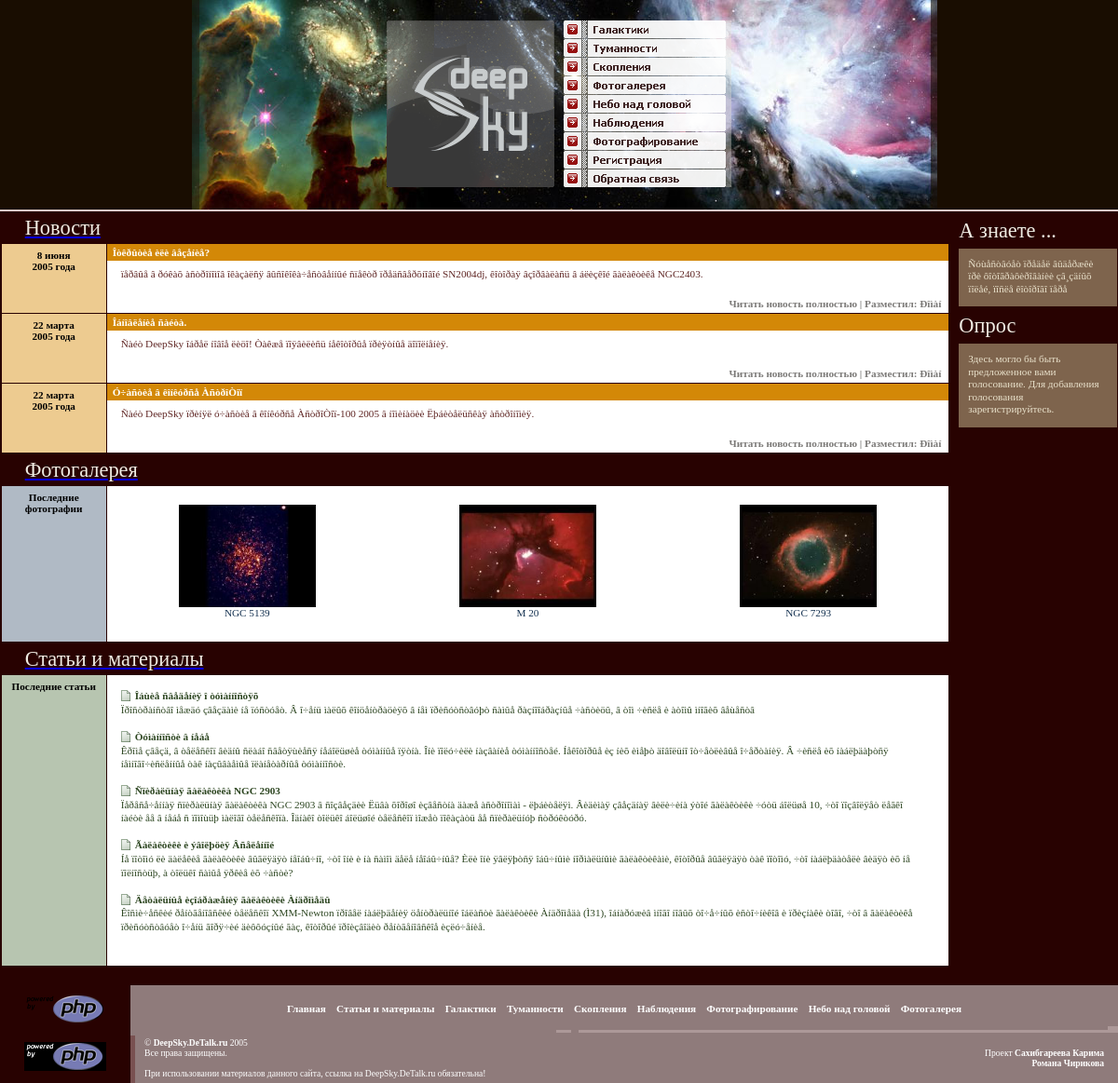
The page / on the database its author committed.
### tables this page shows
CREATE TABLE `news` (
  `id` int(10) NOT NULL auto_increment,
  `kid` int(10) NOT NULL default '1',
  `news_full` text NOT NULL,
  `news_short` text NOT NULL,
  `title` varchar(83) NOT NULL default '',
  `author` int(10) NOT NULL default '0',
  `status` varchar(8) NOT NULL default '',
  `date` int(10) NOT NULL default '0',
  PRIMARY KEY  (`id`)
);

CREATE TABLE `users` (
  `id` int(10) NOT NULL auto_increment,
  `name` varchar(83) NOT NULL default '',
  `pass` varchar(83) NOT NULL default '',
  `pravo` varchar(8) NOT NULL default '',
  `email` varchar(83) NOT NULL default '',
  `icq` varchar(8) NOT NULL default '',
  `url` varchar(83) NOT NULL default '',
  `date` int(10) NOT NULL default '0',
  PRIMARY KEY  (`id`)
);

CREATE TABLE `gal` (
  `id` int(10) NOT NULL auto_increment,
  `kid` int(10) NOT NULL default '0',
  `photo` varchar(83) NOT NULL default '',
  `author` varchar(83) NOT NULL default '',
  `url` varchar(33) NOT NULL default '',
  `objid` int(11) NOT NULL default '0',
  PRIMARY KEY  (`id`)
);

CREATE TABLE `articles` (
  `id` int(10) NOT NULL auto_increment,
  `kid` int(10) NOT NULL default '0',
  `about` text NOT NULL,
  `title` varchar(83) NOT NULL default '',
  `article` text NOT NULL,
  `status` varchar(6) NOT NULL default '',
  `readnum` int(15) NOT NULL default '0',
  `votenum` int(15) NOT NULL default '0',
  `voterate` int(150) NOT NULL default '0',
  `rate` decimal(10,2) NOT NULL default '0.00',
  `rateip` text NOT NULL,
  `rateids` text NOT NULL,
  `author` varchar(83) NOT NULL default '',
  `date` int(10) NOT NULL default '0',
  `objid` int(11) NOT NULL default '0',
  PRIMARY KEY  (`id`)
);

CREATE TABLE `tips` (
  `id` int(10) NOT NULL auto_increment,
  `tips` varchar(83) NOT NULL default '',
  PRIMARY KEY  (`id`)
);

### inc/config.php (called while the page is built, shortened)
<?
$t1 = 'users';
$t3 = 'news';
$t5 = 'articles';
$t9 = 'configs';
$t14 = 'tips';
$t16 = 'gal';
?>

### modules/functions.php (called while the page is built, shortened)
<?
function get_name ($id)
{
	global $db, $t1;
	$sql = mysqli_query ($db, "select name from ".$t1." where id = '$id'");
	$row = mysqli_fetch_array($sql);
	return $row['name'];
}
function conf ($what)
{
	global $db, $t9;
	$sql = mysqli_query ($db, "select v from ".$t9." where what = '".$what."' limit 1");
	$row = mysqli_fetch_array($sql);
	return $row['v'];
}
?>

### index.php (the view, shortened to what this page needs)
<?php
require_once 'inc/config.php';
include_once 'inc/head.php';
require_once 'modules/functions.php';
?>
<table style="width: 100%" cellspacing=1 cellpadding=0 class=news>
     <tr>
      <td colspan=2 class=hd><a href=show_news.php><h1>Новости</h1></a></td>
     </tr>
     <?
     $perindex = conf('news_index');
	 $sql = mysqli_query ($db, "select id, author, title, news_short, kid, date from ".$t3." where status = 'ok' order by id DESC limit ".$perindex."");
	 while ($row = mysqli_fetch_array($sql))
	 {
	 $date = getdate ($row['date']);
	$months = array(1=>"января", 2=>"февраля", 3=>"марта", 4=>"апреля", 5=>"мая", 6=>"июня", 7=>"июля", 8=>"августа", 9=>"сентября", 10=>"октября", 11=>"ноября", 12=>"декабря");
	$tdate =$date['mday']." ".$months[$date['mon']]."<BR>".$date['year']." года";
	 	echo"
	     <tr>
	      <td class=date>$tdate</td>
	      <td>
	       <table style=\"width: 100%; height: 100%\" cellspacing=0 cellpadding=0 class=news>
	        <tr>
	         <td class=nhd>".$row['title']."</td>
	        </tr>
	        <tr>
	         <td class=cont>
	          ".$row['news_short']."
	         </td>
	        </tr>
	        <tr>
	         <td class=hrefs><a href=\"show_news.php?act=read&id=".$row['id']."\">Читать новость полностью</a> | Разместил: ".get_name($row['author'])."</td>
	        </tr>
	       </table>
	      </td>
	     </tr>";
	 }
     ?>
    </table>
    <table style="width: 100%" cellspacing=1 cellpadding=0 class=photo>
     <tr>
      <td colspan=2 class=hd><a href="gal.php"><h1>Фотогалерея</h1></a></td>
     </tr>
     <tr>
      <td class=op>Последние фотографии</td>
      <td>
       <table style="width: 100%; height: 100%" cellspacing=0 cellpadding=0 class=photo>
         <?
	$sql = mysqli_query ($db, "select id, kid, photo, url from ".$t16." where 1 order by id desc limit 3");
	while ($row = mysqli_fetch_array($sql))
	{
		echo "<td class=cont>
          <a href=showpic.php?pid=".$row['id']."><img width=147 src=\"photos/small/".$row['url']."\" alt=\"".$row['photo']."\"></a><br>
          ".$row['photo']."
         </td>";
	}
        ?>
        </tr>
       </table>
      </td>
     </tr>
    </table>
    <table style="width: 100%" cellspacing=1 cellpadding=0 class=articles>
     <tr>
      <td colspan=2 class=hd><a href=show_articles.php><h1>Статьи и материалы</h1></a></td>
     </tr>
     <tr>
      <td class=op>Последние статьи</td>
      <td class=cont>
           <?
           $sql = mysqli_query ($db, "select title, id, about from ".$t5." where status = 'ok' order by date desc limit 5");
           while ($row = mysqli_fetch_array($sql))
           {
           echo "<a href=show_articles.php?act=read&aid=".$row['id'].">".$row['title']."</a><br>
           ".$row['about']."<br><br>";
           }
      	   ?>
      </td>
     </tr>
    </table>
<?
include 'inc/foot.php';
?>

### inc/head.php (shortened to what this page needs)
<!DOCTYPE HTML PUBLIC "-//W3C//DTD HTML 4.0 Transitional//EN">
<html>
<head>
</head>
<body>
 <table style="width: 100%; height: 100%" cellspacing=0 cellpadding=0>
  <tr>
   <td colspan=4 width=100% height=225>
    <table style="width: 100%; height: 225px; background-color: #190D01" cellspacing=0 cellpadding=0>
     <tr>
      <td style="background: url(img/head_l.jpg) no-repeat right top"><img alt="" src=img/spacer.gif width=180 height=1></td>
      <td width=370>
       <table style="width: 370px; height: 225px" cellspacing=0 cellpadding=0>
        <tr><td colspan=3 width=370 height=22 style="background: url(img/head_t.jpg) no-repeat left top"></td></tr>
        <tr>
         <td rowspan=9 width=180 height=179><a href=index.php><img alt="Deep Sky" width=180 height=179 src=img/head_logo.gif></a></td>
         <td rowspan=9 width=10 height=179 style="background: url(img/head_c.jpg) no-repeat left top"></td>
         <td width=180 height=19><a href=show_articles.php?kid=2><img alt="Галактики" width=180 height=19 src=img/head_mnu_1.gif></a></td>
        </tr>
        <tr><td width=180 height=20><a href=show_articles.php?kid=3><img alt="Туманности" width=180 height=20 src=img/head_mnu_2.gif></a></td></tr>
        <tr><td width=180 height=20><a href=show_articles.php?kid=4><img alt="Скопления" width=180 height=20 src=img/head_mnu_3.gif></a></td></tr>
        <tr><td width=180 height=20><a href=gal.php><img alt="Фотогалерея" width=180 height=20 src=img/head_mnu_4.gif></a></td></tr>
        <tr><td width=180 height=20><a href=calendar_select.php><img alt="Небо над головой" width=180 height=20 src=img/head_mnu_5.gif></a></td></tr>
        <tr><td width=180 height=20><a href=show_articles.php?kid=5><img alt="Наблюдения" width=180 height=20 src=img/head_mnu_6.gif></a></td></tr>
        <tr><td width=180 height=20><a href=show_articles.php?kid=6><img alt="Фотографирование" width=180 height=20 src=img/head_mnu_7.gif></a></td></tr>
        <tr><td width=180 height=20><?if (empty($_COOKIE['registered']) and emptY($_COOKIE['ngpe_id']))echo "<a href=reg.php><img alt=\"Регистрация\" width=180 height=20 src=img/head_mnu_8.gif></a>";else echo "<a href=login.php><img alt=\"Авторизация\" width=180 height=20 src=img/head_mnu_8_1.gif></a>";?></td></tr>
        <tr><td width=180 height=20><a href=feed_back.php><img alt="Обратная связь" width=180 height=20 src=img/head_mnu_9.gif></a></td></tr>
        <tr><td colspan=3 width=370 height=24 style="background: url(img/head_b.jpg) no-repeat left top"></td></tr>
       </table>
      </td>
      <td style="background: url(img/head_r.jpg) no-repeat left top"><img alt="" src=img/spacer.gif width=180 height=1></td>
     </tr>
    </table>
   </td>
  </tr>
  <tr>
   <td colspan=4 height=2 style="background-color: #DAC8C8"></td>
  </tr>
  <tr>
   <td style="vertical-align: top; padding-right: 10px;">

### inc/foot.php (shortened to what this page needs)
   <td style="width: 250px; vertical-align: top">
    <table style="width: 100%" cellspacing=0 cellpadding=0>
     <tr>
      <td class=rhd><h1>А знаете ...</h1></td>
     </tr>
     <tr>
      <td class=rcol>
	<?
	global $db, $t14;
	$sql = mysqli_query ($db, "select id from ".$t14." where 1");
	if(mysqli_num_rows($sql) > 0) {
	$id=array();
	while ($row = mysqli_fetch_array($sql))
	{
		$id[] = $row["id"];
	}
	shuffle($id);
	$sql = mysqli_query ($db, "select tips from ".$t14." where id = '$id[0]'");
	$row = mysqli_fetch_assoc($sql);
	if (!empty($row["tips"]))echo $row["tips"];
	}
	else echo"
	Если вы зарегистрируетесь, вы сможете добавлять статьи и файлы. А со временем вы также сможете добавлять свои голосования и фотографии.
	";?></td>
     </tr>
     <tr>
      <td class=rhd><h1>Опрос</h1></td>
     </tr>
     <tr>
      <td class=rcol>
	  <?
	  function specmainlist()
	  {
	  	global $db, $t12, $t13, $_COOKIE;
	  	$err = array(
	  	1=>"Здесь могло бы быть предложенное вами голосование. Для добавления голосования зарегистрируйтесь.&nbsp;&nbsp;&nbsp;&nbsp;&nbsp;&nbsp;");
	  	$sql = mysqli_query ($db, "select id from ".$t12." where active = '1'");
	  	$voteids = array();
	  	while ($row = mysqli_fetch_array($sql))
	  	{
	  		$voteids[] = $row['id'];
	  	}
	  	if (count($voteids)>1)
	  	{
	  		if ($voteshowok!=1)
	  		$errkod=1;
	  	}
	  	elseif (count($voteids)==1)
	  	{
	  		if (!speccheck_if_vote($voteids[0]))
	  		specvote_form($voteids[0]);
	  		else
	  		$errkod=1;
	  	}
	  	else
	  	{
	  		$errkod=1;
	  	}
	  	if (!empty($errkod))
	  	echo $err[$errkod];
	  }
	  function speccheck_if_vote($id)
	  {
	  	global $db, $_COOKIE, $t12;
	  	if (isset($_COOKIE['cms_vote_label_id_'.$id]) && $_COOKIE['cms_vote_label_id_'.$id]=="1")
	  	return 1;
	  	else
	  	{
	  		$row = mysqli_fetch_array(mysqli_query($db, "select voteips, voteids from ".$t12." where id = '".$id."' limit 1"));
	  		$ip = getip();
	  		$ips = explode(";", $row["voteips"]);
	  		foreach ($ips as $uip)
	  		{
	  			if ($ip==$uip)
	  			return 1;
	  		}
	  	}
	  	return 0;
	  }
specmainlist();?>
      </td>
     </tr>
    </table>
   </td>
  <tr><td colspan=2 style="height: 20px">&nbsp;</td></tr>
  <tr>
   <td colspan=4>
    <table style="width: 100%" cellspacing=0 cellpadding=0>
     <tr>
      <td width=120 class=counter><img src=php.png alt="counter"></td>
      <td class=foot_mnu>
       <a href=index.php>Главная</a>&nbsp;&nbsp;&nbsp;
       <a href=show_articles.php>Статьи и материалы</a>&nbsp;&nbsp;&nbsp;
       <a href=show_articles.php?kid=2>Галактики</a>&nbsp;&nbsp;&nbsp;
       <a href=show_articles.php?kid=3>Туманности</a>&nbsp;&nbsp;&nbsp;
       <a href=show_articles.php?kid=4>Скопления</a>&nbsp;&nbsp;&nbsp;
       <a href=show_articles.php?kid=5>Наблюдения</a>&nbsp;&nbsp;&nbsp;
       <a href=show_articles.php?kid=6>Фотографирование</a>&nbsp;&nbsp;&nbsp;
       <a href=calendar_select.php>Небо&nbsp;над&nbsp;головой</a>&nbsp;&nbsp;&nbsp;
       <a href=gal.php>Фотогалерея</a>
      </td>
     </tr>
     <tr>
      <td width=120 class=counter><img src=php4.gif alt="counter"></td>
      <td class=foot_copy>
       <table style="width: 100%" cellspacing=0 cellpadding=0>
        <tr>
         <td style="background: url(img/foot_l_bg.gif) no-repeat left bottom">
          &copy <a href=index.php>DeepSky.DeTalk.ru</a> 2005<br>Все права защищены.<br><br>При использовании материалов данного сайта, ссылка на DeepSky.DeTalk.ru обязательна!
         </td>
         <td align=right>Проект <a href="mailto:karim@detalk.ru">Сахибгареева Карима</a><BR>
								<a href="mailto:sokrat1988@mail.ru">Романа Чирикова</a>	</td>
        </tr>
       </table>
      </td>
     </tr>
    </table>
   </td>
  </tr>
</body>
</html>

### stsc/style.css (style rules this page uses)
body { background-color: #280201; margin: 0; padding: 0; height: 100%; text-decoration: none; font-weight: normal; font-size: 0.8em; color: #FFFFFF; font-family: Tahoma, sans serif; }
img { border: none; margin: 0; padding: 0; }
h1 { margin: 0; padding: 0; text-decoration: none; font-weight: normal; font-size: 1.4em; color: #EFECE3; font-family: Tahoma, sans serif; }
td.counter { background-color: #280201; text-align: center; vertical-align: 50%; padding: 10px; }
td.foot_mnu { background: url(../img/foot_mnu_bg.gif) no-repeat right bottom; background-color: #8F7B7B; text-align: center; padding: 5px 5px 6px 5px; font-size: 0.7em; line-height: 150%; }
td.foot_mnu a { text-decoration: none; font-weight: bold; color: #FFFFFF; font-family: Tahoma, sans serif; }
td.foot_copy { background-color: #8F7B7B; }
td.foot_copy table td { padding: 5px 15px 5px 15px; font-size: 0.6em; }
td.foot_copy table td a { text-decoration: none; font-weight: bold; color: #FFFFFF; font-family: Tahoma, sans serif; }
td.hd { padding-left: 25px; padding-top: 4px; padding-bottom: 3px; }
table.news td.date { width: 100px; background-color: #EDCB90; text-align: center; vertical-align: top; padding: 6px; font-weight: bold; font-size: 0.7em; color: #000; font-family: Tahoma, sans serif; }
table.news td.nhd { background-color: #D38807; text-align: left; vertical-align: top; padding: 3px 3px 3px 6px; font-weight: bold; font-size: 0.7em; color: #fff; font-family: Tahoma, sans serif; }
table.news td.cont { background-color: #fff; text-align: left; vertical-align: top; padding: 8px 20px 18px 15px; font-weight: normal; font-size: 0.7em; color: #5F2523; font-family: Tahoma, sans serif; }
table.news td.hrefs { background-color: #fff; text-align: right; vertical-align: top; padding-bottom: 4px; padding-top: 2px; padding-right: 8px; font-weight: bold; font-size: 0.7em; color: #7C7A78; font-family: Tahoma, sans serif; }
table.news td.hrefs a { text-decoration: none; font-weight: bold; color: #7C7A78; font-family: Tahoma, sans serif; }
table.photo td.op { width: 100px; background-color: #B0BAC5; text-align: center; vertical-align: top; padding: 6px; font-weight: bold; font-size: 0.7em; color: #000; font-family: Tahoma, sans serif; }
table.photo td.cont { background-color: #fff; text-align: center; vertical-align: middle; padding: 20px 5px 25px 5px; font-weight: normal; font-size: 0.7em; color: #143150; font-family: Tahoma, sans serif; }
table.articles td.op { width: 100px; background-color: #B7C5B0; text-align: center; vertical-align: top; padding: 6px; font-weight: bold; font-size: 0.7em; color: #000; font-family: Tahoma, sans serif; }
table.articles td.cont { background-color: #fff; text-align: left; vertical-align: top; padding: 15px 30px 20px 15px; line-height: 130%; font-weight: normal; font-size: 0.7em; color: #2E4722; font-family: Tahoma, sans serif; }
table.articles td.cont a { background: url(../img/ic_content.gif) no-repeat 0% 50%; padding-left: 15px; text-decoration: none; font-weight: bold; color: #2E4722; font-family: Tahoma, sans serif; }
td.rhd { padding-left: 0px; padding-top: 8px; padding-bottom: 6px; }
td.rcol { background-color: #7E644D; padding: 10px 10px 12px 10px; line-height: 120%; font-weight: normal; font-size: 0.7em; color: #E9E1CB; font-family: Tahoma, sans serif; }

### rows shown on the page
news: date "8", date "июня", date "2005", title "Îòêðûòèå èëè âåçåíèå?", news_short "ïåðâûå â ðóêàõ àñòðîíîìîâ îêàçàëñÿ âûñîêîêà÷åñòâåííûé ñïåêòð ïðåäñâåðõíîâîé SN2004dj, êîòîðàÿ âçîðâàëàñü â áëèçêîé ãàëàêòèêå NGC2403.", author.name "Ðîìàí"
news: date "22", date "марта", date "2005", title "Îáíîâëåíèå ñàéòà.", news_short "Ñàéò DeepSky îáðåë íîâîå ëèöî! Òàêæå ïîÿâèëèñü íåêîòîðûå ïðèÿòíûå äîïîëíåíèÿ.", author.name "Ðîìàí"
news: date "22", date "марта", date "2005", title "Ó÷àñòèå â êîíêóðñå ÀñòðîÒîï", news_short "Ñàéò DeepSky ïðèíÿë ó÷àñòèå â êîíêóðñå ÀñòðîÒîï-100 2005 â íîìèíàöèè Ëþáèòåëüñêàÿ àñòðîíîìèÿ.", author.name "Ðîìàí"
gal: url (picture), photo "NGC 5139"
gal: url (picture), photo "M 20"
gal: url (picture), photo "NGC 7293"
articles: title "Îáùèå ñâåäåíèÿ î òóìàííîñòÿõ", about "Ïðîñòðàíñòâî ìåæäó çâåçäàìè íå ïóñòóåò. Â î÷åíü ìàëûõ êîíöåíòðàöèÿõ â íåì ïðèñóòñòâóþò ñàìûå ðàçíîîáðàçíûå ÷àñòèöû, â òîì ÷èñëå è àòîìû ìíîãèõ âåùåñòâ"
articles: title "Òóìàííîñòè â íåáå", about "Êðîìå çâåçä, â òåëåñêîï âèäíû ñëàáî ñâåòÿùèåñÿ íåáîëüøèå òóìàííûå ïÿòíà. Îíè ïîëó÷èëè íàçâàíèå òóìàííîñòåé. Íåêîòîðûå èç íèõ èìåþò äîâîëüíî îò÷åòëèâûå î÷åðòàíèÿ. Â ÷èñëå èõ íàáëþäàþòñÿ íåìíîãî÷èñëåííûå òàê íàçûâàåìûå ïëàíåòàðíûå òóìàííîñòè."
articles: title "Ñïèðàëüíàÿ ãàëàêòèêà NGC 2903", about "Ïåðåñå÷åííàÿ ñïèðàëüíàÿ ãàëàêòèêà NGC 2903 â ñîçâåçäèè Ëüâà õîðîøî èçâåñòíà äàæå àñòðîíîìàì - ëþáèòåëÿì. Âèäèìàÿ çâåçäíàÿ âèëè÷èíà ýòîé ãàëàêòèêè ÷óòü áîëüøå 10, ÷òî ïîçâîëÿåò ëåãêî íàéòè åå â íåáå ñ ïîìîùüþ ìàëîãî òåëåñêîïà. Îäíàêî òîëüêî áîëüøîé òåëåñêîï ìîæåò ïîêàçàòü åå ñïèðàëüíóþ ñòðóêòóðó."
articles: title "Ãàëàêòèêè è ýâîëþöèÿ Âñåëåííîé", about "Íå ïîòîìó ëè äàëåêèå ãàëàêòèêè âûãëÿäÿò íåîáû÷íî, ÷òî îíè è íà ñàìîì äåëå íåîáû÷íûå? Èëè îíè ÿâëÿþòñÿ îáû÷íûìè íîðìàëüíûìè ãàëàêòèêàìè, êîòîðûå âûãëÿäÿò òàê ïîòîìó, ÷òî íàáëþäàòåëè âèäÿò èõ íå ïîëíîñòüþ, à òîëüêî ñàìûå ÿðêèå èõ ÷àñòè?"
articles: title "Äåòàëüíûå èçîáðàæåíèÿ ãàëàêòèêè Àíäðîìåäû", about "Êîñìè÷åñêèé ðåíòãåíîâñêèé òåëåñêîï XMM-Newton ïðîâåë íàáëþäåíèÿ öåíòðàëüíîé îáëàñòè ãàëàêòèêè Àíäðîìåäà (Ì31), îáíàðóæèâ ìíîãî íîâûõ òî÷å÷íûõ èñòî÷íèêîâ è ïðèçíàêè òîãî, ÷òî â ãàëàêòèêå ïðèñóòñòâóåò î÷åíü ãîðÿ÷èé äèôôóçíûé ãàç, êîòîðûé ïðîèçâîäèò ðåíòãåíîâñêîå èçëó÷åíèå."
tips: tips "Ñóùåñòâóåò ïðåäåë âûäåðæêè ïðè ôîòîãðàôèðîâàíèè çâ¸çäíûõ ïîëåé, ïîñëå êîòîðîãî ïåðå"

### other values the page prints
$err[$errkod] "Здесь могло бы быть предложенное вами голосование. Для добавления голосования зарегистрируйтесь."
